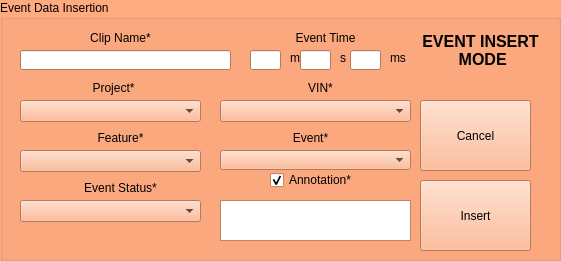
  <widget class="QGroupBox" name="GrpInsert">
   <property name="geometry">
    <rect>
     <x>530</x>
     <y>770</y>
     <width>561</width>
     <height>261</height>
    </rect>
   </property>
   <property name="palette">
    <palette>
     <active>
      <colorrole role="WindowText">
       <brush brushstyle="SolidPattern">
        <color alpha="255">
         <red>0</red>
         <green>0</green>
         <blue>0</blue>
        </color>
       </brush>
      </colorrole>
      <colorrole role="Button">
       <brush brushstyle="SolidPattern">
        <color alpha="255">
         <red>255</red>
         <green>170</green>
         <blue>127</blue>
        </color>
       </brush>
      </colorrole>
      <colorrole role="Light">
       <brush brushstyle="SolidPattern">
        <color alpha="255">
         <red>255</red>
         <green>255</green>
         <blue>255</blue>
        </color>
       </brush>
      </colorrole>
      <colorrole role="Midlight">
       <brush brushstyle="SolidPattern">
        <color alpha="255">
         <red>255</red>
         <green>212</green>
         <blue>191</blue>
        </color>
       </brush>
      </colorrole>
      <colorrole role="Dark">
       <brush brushstyle="SolidPattern">
        <color alpha="255">
         <red>127</red>
         <green>85</green>
         <blue>63</blue>
        </color>
       </brush>
      </colorrole>
      <colorrole role="Mid">
       <brush brushstyle="SolidPattern">
        <color alpha="255">
         <red>170</red>
         <green>113</green>
         <blue>84</blue>
        </color>
       </brush>
      </colorrole>
      <colorrole role="Text">
       <brush brushstyle="SolidPattern">
        <color alpha="255">
         <red>0</red>
         <green>0</green>
         <blue>0</blue>
        </color>
       </brush>
      </colorrole>
      <colorrole role="BrightText">
       <brush brushstyle="SolidPattern">
        <color alpha="255">
         <red>255</red>
         <green>255</green>
         <blue>255</blue>
        </color>
       </brush>
      </colorrole>
      <colorrole role="ButtonText">
       <brush brushstyle="SolidPattern">
        <color alpha="255">
         <red>0</red>
         <green>0</green>
         <blue>0</blue>
        </color>
       </brush>
      </colorrole>
      <colorrole role="Base">
       <brush brushstyle="SolidPattern">
        <color alpha="255">
         <red>255</red>
         <green>255</green>
         <blue>255</blue>
        </color>
       </brush>
      </colorrole>
      <colorrole role="Window">
       <brush brushstyle="SolidPattern">
        <color alpha="255">
         <red>255</red>
         <green>170</green>
         <blue>127</blue>
        </color>
       </brush>
      </colorrole>
      <colorrole role="Shadow">
       <brush brushstyle="SolidPattern">
        <color alpha="255">
         <red>0</red>
         <green>0</green>
         <blue>0</blue>
        </color>
       </brush>
      </colorrole>
      <colorrole role="AlternateBase">
       <brush brushstyle="SolidPattern">
        <color alpha="255">
         <red>255</red>
         <green>212</green>
         <blue>191</blue>
        </color>
       </brush>
      </colorrole>
      <colorrole role="ToolTipBase">
       <brush brushstyle="SolidPattern">
        <color alpha="255">
         <red>255</red>
         <green>255</green>
         <blue>220</blue>
        </color>
       </brush>
      </colorrole>
      <colorrole role="ToolTipText">
       <brush brushstyle="SolidPattern">
        <color alpha="255">
         <red>0</red>
         <green>0</green>
         <blue>0</blue>
        </color>
       </brush>
      </colorrole>
     </active>
     <inactive>
      <colorrole role="WindowText">
       <brush brushstyle="SolidPattern">
        <color alpha="255">
         <red>0</red>
         <green>0</green>
         <blue>0</blue>
        </color>
       </brush>
      </colorrole>
      <colorrole role="Button">
       <brush brushstyle="SolidPattern">
        <color alpha="255">
         <red>255</red>
         <green>170</green>
         <blue>127</blue>
        </color>
       </brush>
      </colorrole>
      <colorrole role="Light">
       <brush brushstyle="SolidPattern">
        <color alpha="255">
         <red>255</red>
         <green>255</green>
         <blue>255</blue>
        </color>
       </brush>
      </colorrole>
      <colorrole role="Midlight">
       <brush brushstyle="SolidPattern">
        <color alpha="255">
         <red>255</red>
         <green>212</green>
         <blue>191</blue>
        </color>
       </brush>
      </colorrole>
      <colorrole role="Dark">
       <brush brushstyle="SolidPattern">
        <color alpha="255">
         <red>127</red>
         <green>85</green>
         <blue>63</blue>
        </color>
       </brush>
      </colorrole>
      <colorrole role="Mid">
       <brush brushstyle="SolidPattern">
        <color alpha="255">
         <red>170</red>
         <green>113</green>
         <blue>84</blue>
        </color>
       </brush>
      </colorrole>
      <colorrole role="Text">
       <brush brushstyle="SolidPattern">
        <color alpha="255">
         <red>0</red>
         <green>0</green>
         <blue>0</blue>
        </color>
       </brush>
      </colorrole>
      <colorrole role="BrightText">
       <brush brushstyle="SolidPattern">
        <color alpha="255">
         <red>255</red>
         <green>255</green>
         <blue>255</blue>
        </color>
       </brush>
      </colorrole>
      <colorrole role="ButtonText">
       <brush brushstyle="SolidPattern">
        <color alpha="255">
         <red>0</red>
         <green>0</green>
         <blue>0</blue>
        </color>
       </brush>
      </colorrole>
      <colorrole role="Base">
       <brush brushstyle="SolidPattern">
        <color alpha="255">
         <red>255</red>
         <green>255</green>
         <blue>255</blue>
        </color>
       </brush>
      </colorrole>
      <colorrole role="Window">
       <brush brushstyle="SolidPattern">
        <color alpha="255">
         <red>255</red>
         <green>170</green>
         <blue>127</blue>
        </color>
       </brush>
      </colorrole>
      <colorrole role="Shadow">
       <brush brushstyle="SolidPattern">
        <color alpha="255">
         <red>0</red>
         <green>0</green>
         <blue>0</blue>
        </color>
       </brush>
      </colorrole>
      <colorrole role="AlternateBase">
       <brush brushstyle="SolidPattern">
        <color alpha="255">
         <red>255</red>
         <green>212</green>
         <blue>191</blue>
        </color>
       </brush>
      </colorrole>
      <colorrole role="ToolTipBase">
       <brush brushstyle="SolidPattern">
        <color alpha="255">
         <red>255</red>
         <green>255</green>
         <blue>220</blue>
        </color>
       </brush>
      </colorrole>
      <colorrole role="ToolTipText">
       <brush brushstyle="SolidPattern">
        <color alpha="255">
         <red>0</red>
         <green>0</green>
         <blue>0</blue>
        </color>
       </brush>
      </colorrole>
     </inactive>
     <disabled>
      <colorrole role="WindowText">
       <brush brushstyle="SolidPattern">
        <color alpha="255">
         <red>127</red>
         <green>85</green>
         <blue>63</blue>
        </color>
       </brush>
      </colorrole>
      <colorrole role="Button">
       <brush brushstyle="SolidPattern">
        <color alpha="255">
         <red>255</red>
         <green>170</green>
         <blue>127</blue>
        </color>
       </brush>
      </colorrole>
      <colorrole role="Light">
       <brush brushstyle="SolidPattern">
        <color alpha="255">
         <red>255</red>
         <green>255</green>
         <blue>255</blue>
        </color>
       </brush>
      </colorrole>
      <colorrole role="Midlight">
       <brush brushstyle="SolidPattern">
        <color alpha="255">
         <red>255</red>
         <green>212</green>
         <blue>191</blue>
        </color>
       </brush>
      </colorrole>
      <colorrole role="Dark">
       <brush brushstyle="SolidPattern">
        <color alpha="255">
         <red>127</red>
         <green>85</green>
         <blue>63</blue>
        </color>
       </brush>
      </colorrole>
      <colorrole role="Mid">
       <brush brushstyle="SolidPattern">
        <color alpha="255">
         <red>170</red>
         <green>113</green>
         <blue>84</blue>
        </color>
       </brush>
      </colorrole>
      <colorrole role="Text">
       <brush brushstyle="SolidPattern">
        <color alpha="255">
         <red>127</red>
         <green>85</green>
         <blue>63</blue>
        </color>
       </brush>
      </colorrole>
      <colorrole role="BrightText">
       <brush brushstyle="SolidPattern">
        <color alpha="255">
         <red>255</red>
         <green>255</green>
         <blue>255</blue>
        </color>
       </brush>
      </colorrole>
      <colorrole role="ButtonText">
       <brush brushstyle="SolidPattern">
        <color alpha="255">
         <red>127</red>
         <green>85</green>
         <blue>63</blue>
        </color>
       </brush>
      </colorrole>
      <colorrole role="Base">
       <brush brushstyle="SolidPattern">
        <color alpha="255">
         <red>255</red>
         <green>170</green>
         <blue>127</blue>
        </color>
       </brush>
      </colorrole>
      <colorrole role="Window">
       <brush brushstyle="SolidPattern">
        <color alpha="255">
         <red>255</red>
         <green>170</green>
         <blue>127</blue>
        </color>
       </brush>
      </colorrole>
      <colorrole role="Shadow">
       <brush brushstyle="SolidPattern">
        <color alpha="255">
         <red>0</red>
         <green>0</green>
         <blue>0</blue>
        </color>
       </brush>
      </colorrole>
      <colorrole role="AlternateBase">
       <brush brushstyle="SolidPattern">
        <color alpha="255">
         <red>255</red>
         <green>170</green>
         <blue>127</blue>
        </color>
       </brush>
      </colorrole>
      <colorrole role="ToolTipBase">
       <brush brushstyle="SolidPattern">
        <color alpha="255">
         <red>255</red>
         <green>255</green>
         <blue>220</blue>
        </color>
       </brush>
      </colorrole>
      <colorrole role="ToolTipText">
       <brush brushstyle="SolidPattern">
        <color alpha="255">
         <red>0</red>
         <green>0</green>
         <blue>0</blue>
        </color>
       </brush>
      </colorrole>
     </disabled>
    </palette>
   </property>
   <property name="autoFillBackground">
    <bool>true</bool>
   </property>
   <property name="title">
    <string>Event Data Insertion</string>
   </property>
   <widget class="QPushButton" name="btn_submit">
    <property name="geometry">
     <rect>
      <x>420</x>
      <y>180</y>
      <width>111</width>
      <height>71</height>
     </rect>
    </property>
    <property name="focusPolicy">
     <enum>Qt::StrongFocus</enum>
    </property>
    <property name="text">
     <string>Insert</string>
    </property>
   </widget>
   <widget class="QPushButton" name="btn_cancel">
    <property name="geometry">
     <rect>
      <x>420</x>
      <y>100</y>
      <width>111</width>
      <height>71</height>
     </rect>
    </property>
    <property name="focusPolicy">
     <enum>Qt::StrongFocus</enum>
    </property>
    <property name="text">
     <string>Cancel</string>
    </property>
   </widget>
   <widget class="QLineEdit" name="txt_clip">
    <property name="geometry">
     <rect>
      <x>20</x>
      <y>50</y>
      <width>211</width>
      <height>20</height>
     </rect>
    </property>
    <property name="focusPolicy">
     <enum>Qt::StrongFocus</enum>
    </property>
   </widget>
   <widget class="QLineEdit" name="txt_m">
    <property name="geometry">
     <rect>
      <x>250</x>
      <y>50</y>
      <width>31</width>
      <height>20</height>
     </rect>
    </property>
    <property name="focusPolicy">
     <enum>Qt::StrongFocus</enum>
    </property>
   </widget>
   <widget class="QLineEdit" name="txt_s">
    <property name="geometry">
     <rect>
      <x>300</x>
      <y>50</y>
      <width>31</width>
      <height>20</height>
     </rect>
    </property>
    <property name="focusPolicy">
     <enum>Qt::StrongFocus</enum>
    </property>
   </widget>
   <widget class="QComboBox" name="cbo_i_status">
    <property name="geometry">
     <rect>
      <x>20</x>
      <y>200</y>
      <width>181</width>
      <height>22</height>
     </rect>
    </property>
    <property name="focusPolicy">
     <enum>Qt::StrongFocus</enum>
    </property>
    <property name="maxVisibleItems">
     <number>10</number>
    </property>
    <property name="sizeAdjustPolicy">
     <enum>QComboBox::AdjustToContentsOnFirstShow</enum>
    </property>
   </widget>
   <widget class="QComboBox" name="cbo_i_annotation">
    <property name="geometry">
     <rect>
      <x>220</x>
      <y>200</y>
      <width>191</width>
      <height>22</height>
     </rect>
    </property>
    <property name="focusPolicy">
     <enum>Qt::StrongFocus</enum>
    </property>
    <property name="maxVisibleItems">
     <number>10</number>
    </property>
    <property name="sizeAdjustPolicy">
     <enum>QComboBox::AdjustToContentsOnFirstShow</enum>
    </property>
   </widget>
   <widget class="QLabel" name="label_9">
    <property name="geometry">
     <rect>
      <x>20</x>
      <y>30</y>
      <width>201</width>
      <height>16</height>
     </rect>
    </property>
    <property name="text">
     <string>Clip Name*</string>
    </property>
    <property name="alignment">
     <set>Qt::AlignCenter</set>
    </property>
   </widget>
   <widget class="QLabel" name="label_10">
    <property name="geometry">
     <rect>
      <x>230</x>
      <y>30</y>
      <width>191</width>
      <height>16</height>
     </rect>
    </property>
    <property name="text">
     <string>Event Time</string>
    </property>
    <property name="alignment">
     <set>Qt::AlignCenter</set>
    </property>
   </widget>
   <widget class="QLabel" name="label_11">
    <property name="geometry">
     <rect>
      <x>50</x>
      <y>180</y>
      <width>141</width>
      <height>16</height>
     </rect>
    </property>
    <property name="text">
     <string>Event Status*</string>
    </property>
    <property name="alignment">
     <set>Qt::AlignCenter</set>
    </property>
   </widget>
   <widget class="QLabel" name="label_14">
    <property name="geometry">
     <rect>
      <x>290</x>
      <y>50</y>
      <width>16</width>
      <height>16</height>
     </rect>
    </property>
    <property name="text">
     <string>m</string>
    </property>
   </widget>
   <widget class="QLabel" name="label_15">
    <property name="geometry">
     <rect>
      <x>340</x>
      <y>50</y>
      <width>16</width>
      <height>16</height>
     </rect>
    </property>
    <property name="text">
     <string>s</string>
    </property>
   </widget>
   <widget class="QLineEdit" name="txt_ms">
    <property name="geometry">
     <rect>
      <x>350</x>
      <y>50</y>
      <width>31</width>
      <height>20</height>
     </rect>
    </property>
    <property name="focusPolicy">
     <enum>Qt::StrongFocus</enum>
    </property>
   </widget>
   <widget class="QLabel" name="label_16">
    <property name="geometry">
     <rect>
      <x>390</x>
      <y>50</y>
      <width>16</width>
      <height>16</height>
     </rect>
    </property>
    <property name="text">
     <string>ms</string>
    </property>
   </widget>
   <widget class="QLabel" name="label_17">
    <property name="geometry">
     <rect>
      <x>50</x>
      <y>130</y>
      <width>141</width>
      <height>16</height>
     </rect>
    </property>
    <property name="text">
     <string>Feature*</string>
    </property>
    <property name="alignment">
     <set>Qt::AlignCenter</set>
    </property>
   </widget>
   <widget class="QComboBox" name="cbo_i_feature">
    <property name="geometry">
     <rect>
      <x>20</x>
      <y>150</y>
      <width>181</width>
      <height>22</height>
     </rect>
    </property>
    <property name="focusPolicy">
     <enum>Qt::StrongFocus</enum>
    </property>
    <property name="maxVisibleItems">
     <number>10</number>
    </property>
    <property name="sizeAdjustPolicy">
     <enum>QComboBox::AdjustToContentsOnFirstShow</enum>
    </property>
   </widget>
   <widget class="QLabel" name="label_18">
    <property name="geometry">
     <rect>
      <x>240</x>
      <y>130</y>
      <width>141</width>
      <height>16</height>
     </rect>
    </property>
    <property name="text">
     <string>Event*</string>
    </property>
    <property name="alignment">
     <set>Qt::AlignCenter</set>
    </property>
   </widget>
   <widget class="QComboBox" name="cbo_i_event">
    <property name="geometry">
     <rect>
      <x>220</x>
      <y>150</y>
      <width>191</width>
      <height>20</height>
     </rect>
    </property>
    <property name="focusPolicy">
     <enum>Qt::WheelFocus</enum>
    </property>
    <property name="acceptDrops">
     <bool>false</bool>
    </property>
    <property name="maxVisibleItems">
     <number>10</number>
    </property>
    <property name="sizeAdjustPolicy">
     <enum>QComboBox::AdjustToContentsOnFirstShow</enum>
    </property>
   </widget>
   <widget class="QLabel" name="label_19">
    <property name="geometry">
     <rect>
      <x>250</x>
      <y>80</y>
      <width>141</width>
      <height>16</height>
     </rect>
    </property>
    <property name="text">
     <string>VIN*</string>
    </property>
    <property name="alignment">
     <set>Qt::AlignCenter</set>
    </property>
   </widget>
   <widget class="QCheckBox" name="chk_i_text_annotation">
    <property name="geometry">
     <rect>
      <x>270</x>
      <y>170</y>
      <width>91</width>
      <height>20</height>
     </rect>
    </property>
    <property name="text">
     <string>Annotation*</string>
    </property>
    <property name="checked">
     <bool>true</bool>
    </property>
   </widget>
   <widget class="QTextEdit" name="txt_i_annotation">
    <property name="geometry">
     <rect>
      <x>220</x>
      <y>200</y>
      <width>191</width>
      <height>41</height>
     </rect>
    </property>
   </widget>
   <widget class="QLabel" name="label_12">
    <property name="geometry">
     <rect>
      <x>410</x>
      <y>30</y>
      <width>141</width>
      <height>41</height>
     </rect>
    </property>
    <property name="font">
     <font>
      <pointsize>12</pointsize>
      <weight>75</weight>
      <bold>true</bold>
     </font>
    </property>
    <property name="text">
     <string>EVENT INSERT 
 MODE</string>
    </property>
    <property name="alignment">
     <set>Qt::AlignCenter</set>
    </property>
   </widget>
   <widget class="QComboBox" name="cbo_i_project">
    <property name="geometry">
     <rect>
      <x>20</x>
      <y>100</y>
      <width>181</width>
      <height>22</height>
     </rect>
    </property>
   </widget>
   <widget class="QComboBox" name="cbo_i_vin">
    <property name="geometry">
     <rect>
      <x>220</x>
      <y>100</y>
      <width>191</width>
      <height>22</height>
     </rect>
    </property>
   </widget>
   <widget class="QLabel" name="label_31">
    <property name="geometry">
     <rect>
      <x>43</x>
      <y>80</y>
      <width>141</width>
      <height>16</height>
     </rect>
    </property>
    <property name="text">
     <string>Project*</string>
    </property>
    <property name="alignment">
     <set>Qt::AlignCenter</set>
    </property>
   </widget>
  </widget>
